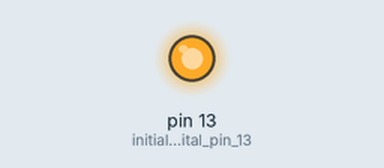
Simulated run of this sketch. Board: Arduino Uno, built with avr-gcc and run on an emulated ATmega328P. Parts: output pins drawn as LEDs (lit = HIGH). Random numbers use the default seed unless the sketch sets one.

Above: at 0.2 s.
At 40.0 s:
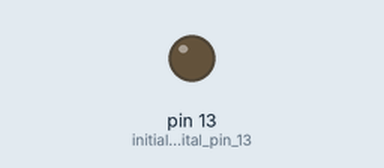
Timing chart, 0 to 40.0 s (numbered marks = the images above):
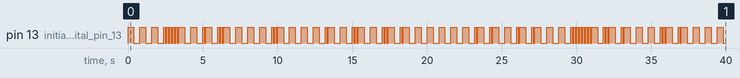

The sketch:

Blink.ino
```cpp
/*
  Blink
  Turns on an LED on for one second, then off for one second, repeatedly.

  Most Arduinos have an on-board LED you can control attached to digital pin 13
  so you an wire an LED to pin 13, or just watch the built-in LED on the board.

  See the documentation at http://www.arduino.cc
 */


// the setup function runs once when you press reset or power the board
void setup() {
  pinMode(13, OUTPUT);  // initialize digital pin 13 as an output.
}


// the loop function runs over and over again forever
void loop() {

  // fake morse code by blinking short (100ms) or long (400ms) randomly
  // rand() can return a very large number, so just check even or odd using modulus (%)

  int flashLength = 100;
  if ((rand() % 2) > 0) {    // http://man7.org/linux/man-pages/man3/rand.3.html
    flashLength = 400;
  }

  digitalWrite( 13, HIGH);   // turn the LED on (HIGH is the voltage level)
  delay( flashLength );              // wait for a second

  digitalWrite(13, LOW);    // turn the LED off by making the voltage LOW
  delay( flashLength );              // wait for a second
}
```

Measured:
- by itself, pin 13 (initialize_digital_pin_13): LOW → HIGH at 0.00 s, → LOW 0.40 s later, → HIGH 0.40 s later, → LOW 0.40 s later, … (150 changes in this stretch)
